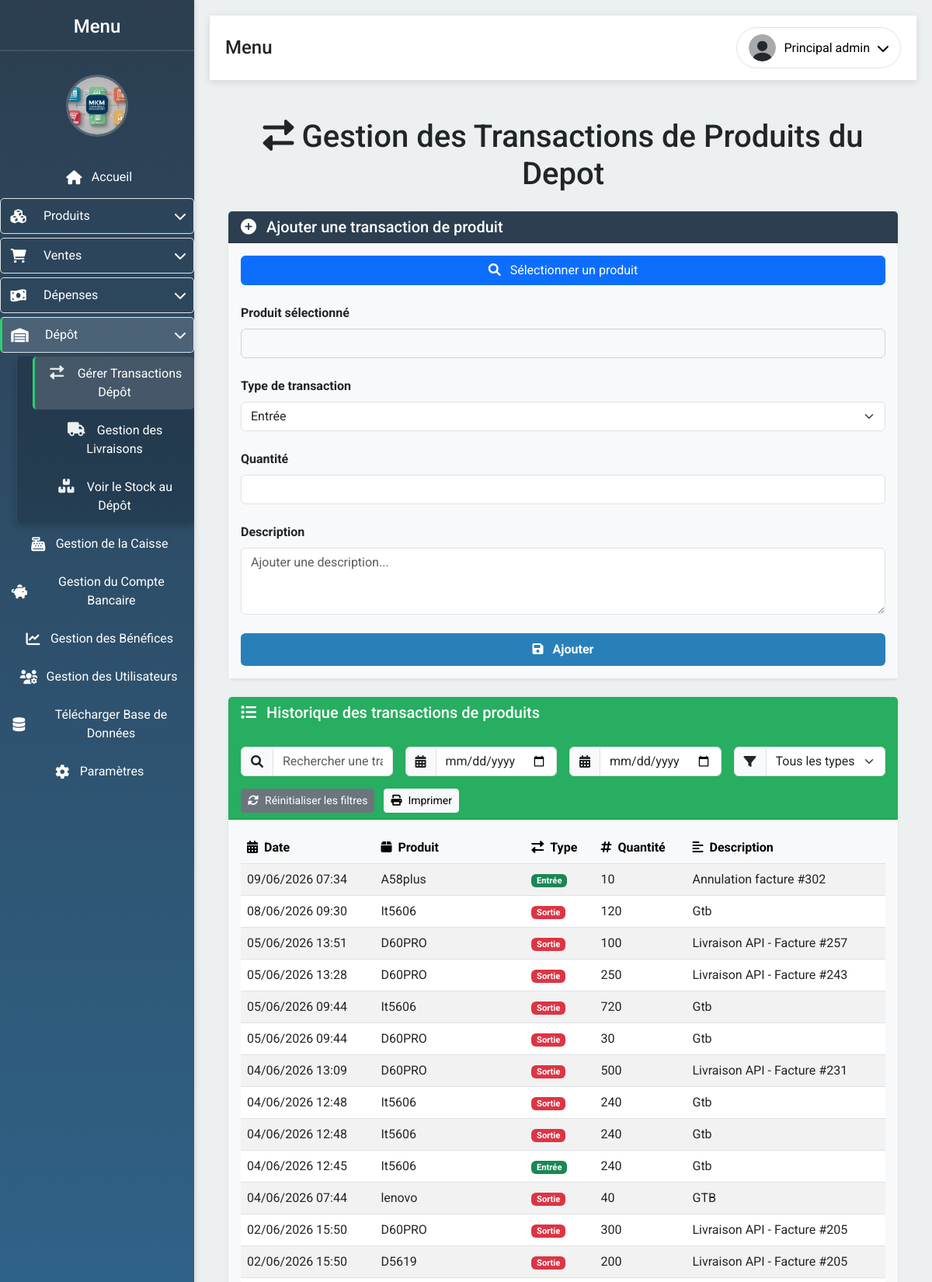
/gestion_transactions_depot (signed in, upper part), run on the app's committed database.
### app/models.py (models this page shows, shortened)
class User(UserMixin, db.Model):
    __tablename__ = 'user'
    id = db.Column(db.Integer, primary_key=True)
    email = db.Column(db.String(100), unique=True, nullable=False)
    password = db.Column(db.String(100), nullable=False)
    firstname = db.Column(db.String(100), nullable=True)
    lastname = db.Column(db.String(100), nullable=True)
    photo = db.Column(db.String(200), nullable=True)
    role = db.Column(db.String(50), default='vendeur')
    permissions = db.Column(JSON, nullable=True)
    def is_admin(self):
        return self.role == 'admin'
    def has_permission(self, permission):
        if self.is_admin():
            return True
        return self.permissions and permission in self.permissions

class TransactionDepot(db.Model):
    __tablename__ = 'transaction_depot'
    id = db.Column(db.Integer, primary_key=True)
    produit_id = db.Column(db.Integer, db.ForeignKey('produits.id'), nullable=False)
    quantite = db.Column(db.Integer, nullable=False)
    type_transaction = db.Column(db.String(10), nullable=False)
    date_transaction = db.Column(db.DateTime, default=datetime.utcnow)
    description = db.Column(db.Text, nullable=True)
    produit = db.relationship('Produits', backref='transactions_depot')

class Produits(db.Model):
    __tablename__ = 'produits'
    id = db.Column(db.Integer, primary_key=True)
    nom = db.Column(db.String(100), nullable=False)
    description = db.Column(db.String(200))
    prix = db.Column(db.Float, nullable=False)
    prix_achat = db.Column(db.Float, nullable=False)
    quantite = db.Column(db.Integer, nullable=False)
    quantite_depot = db.Column(db.Integer, default=0)
    en_route = db.Column(db.Integer, default=0)

### app/routes.py (the view)
@bp.route('/gestion_transactions_depot')
@login_required
@permission_required('gestion_depot')
def gestion_transactions_depot():
    transactions = TransactionDepot.query.order_by(TransactionDepot.date_transaction.desc()).all()
    produits = Produits.query.order_by(Produits.nom.asc()).all()
    return render_template('gestion_transactions_depot.html', transactions=transactions, produits=produits)

### app/templates/gestion_transactions_depot.html (shortened to what this page needs)
{% extends "layout.html" %}
{% block content %}
<div class="container">
    <h1 class="mt-5 text-center"><i class="fas fa-exchange-alt"></i> Gestion des Transactions de Produits du Depot</h1>
    <div class="card mt-4 shadow-sm border-0">
        <div class="card-header text-white" style="background-color: #2C3E50;">
            <h5 class="card-title mb-0"><i class="fas fa-plus-circle me-2"></i> Ajouter une transaction de produit</h5>
        </div>
        <div class="card-body" style="background-color: #F8F9FA;">
            <form id="transactionProduitForm" action="{{ url_for('routes.ajouter_transaction_depot') }}" method="POST">
                <div class="mb-4">
                    <button type="button" class="btn btn-primary w-100" data-bs-toggle="modal" data-bs-target="#produitModal">
                        <i class="fas fa-search me-2"></i> Sélectionner un produit
                    </button>
                </div>
                <div class="mb-4">
                    <label for="nom_produit" class="form-label text-dark fw-bold">Produit sélectionné</label>
                    <input type="text" id="nom_produit" class="form-control" readonly>
                </div>
                <div class="mb-4">
                    <label for="type_transaction" class="form-label text-dark fw-bold">Type de transaction</label>
                    <select class="form-select" id="type_transaction" name="type_transaction" required>
                        <option value="entree">Entrée</option>
                    </select>
                </div>
                <div class="mb-4">
                    <label for="quantite" class="form-label text-dark fw-bold">Quantité</label>
                    <input type="number" class="form-control" id="quantite" name="quantite" required>
                </div>
                <div class="mb-4">
                    <label for="description" class="form-label text-dark fw-bold">Description</label>
                    <textarea class="form-control" id="description" name="description" rows="3" placeholder="Ajouter une description..."></textarea>
                </div>
                <button type="submit" class="btn text-white w-100 py-2 fw-bold" style="background-color: #2980B9;">
                    <i class="fas fa-save me-2"></i> Ajouter
                </button>
            </form>
        </div>
    </div>
    <div class="card mt-4 shadow-sm border-0">
        <div class="card-header text-white" style="background-color: #27AE60;">
            <h5 class="card-title mb-0"><i class="fas fa-list me-2"></i> Historique des transactions de produits</h5>
            <div class="row mt-3 g-3">
                <div class="col-md-3">
                    <div class="input-group">
                        <span class="input-group-text"><i class="fas fa-search"></i></span>
                        <input type="text" id="searchTransactionProduit" class="form-control" placeholder="Rechercher une transaction...">
                    </div>
                </div>
                <div class="col-md-3">
                    <div class="input-group">
                        <span class="input-group-text"><i class="fas fa-calendar-alt"></i></span>
                        <input type="date" id="filterDateStartProduit" class="form-control" placeholder="Date de début">
                    </div>
                </div>
                <div class="col-md-3">
                    <div class="input-group">
                        <span class="input-group-text"><i class="fas fa-calendar-alt"></i></span>
                        <input type="date" id="filterDateEndProduit" class="form-control" placeholder="Date de fin">
                    </div>
                </div>
                <div class="col-md-3">
                    <div class="input-group">
                        <span class="input-group-text"><i class="fas fa-filter"></i></span>
                        <select id="filterTypeProduit" class="form-select">
                            <option value="">Tous les types</option>
                        </select>
                    </div>
                </div>
            </div>
            <div class="mt-3">
                <button id="resetFiltersProduit" class="btn btn-secondary btn-sm me-2">
                    <i class="fas fa-sync-alt me-2"></i>Réinitialiser les filtres
                </button>
                <button id="printButtonProduit" class="btn btn-light btn-sm">
                    <i class="fas fa-print me-2"></i>Imprimer
                </button>
            </div>
        </div>
        <div class="card-body" style="background-color: #F8F9FA;">
            <div class="table-responsive">
                <table class="table table-hover table-striped">
                    <thead class="table-light">
                        <tr>
                            <th><i class="fas fa-calendar-alt me-2"></i>Date</th>
                            <th><i class="fas fa-box me-2"></i>Produit</th>
                            <th><i class="fas fa-exchange-alt me-2"></i>Type</th>
                            <th><i class="fas fa-hashtag me-2"></i>Quantité</th>
                            <th><i class="fas fa-align-left me-2"></i>Description</th>
                        </tr>
                    </thead>
                    <tbody id="transactionProduitTableBody">
                        {% if transactions %}
                            {% for transactions in transactions %}
                            <tr data-type="{{ transactions.type }}" data-date="{{ transactions.date_transaction.strftime('%Y-%m-%d') }}">
                                <td>{{ transactions.date_transaction.strftime('%d/%m/%Y %H:%M') }}</td>
                                <td>{{ transactions.produit.nom }}</td>
                                <td>
                                    {% if transactions.type_transaction == 'entree' %}
                                        <span class="badge bg-success">Entrée</span>
                                    {% else %}
                                        <span class="badge bg-danger">Sortie</span>
                                    {% endif %}
                                </td>
                                <td>{{ transactions.quantite }}</td>
                                <td>{{ transactions.description }}</td>
                            </tr>
                            {% endfor %}
                        {% else %}
                            <tr>
                                <td colspan="5" class="text-center">Aucune transaction trouvée.</td>
                            </tr>
                        {% endif %}
                    </tbody>
                </table>
            </div>
        </div>
    </div>
</div>
{% endblock %}

### app/templates/layout.html (shortened to what this page needs)
<!DOCTYPE html>
<html lang="fr">
<head>
    <link href="{{ url_for('static', filename='css/bootstrap.min.css') }}" rel="stylesheet">
    <link href="{{ url_for('static', filename='css/all.min.css') }}" rel="stylesheet">
    <link href="{{ url_for('static', filename='css/style.css') }}" rel="stylesheet">
</head>
<body>
    <div class="sidebar" id="sidebar">
        <h2 style="text-align: center;">Menu</h2>
        <div class="logo-container" style="text-align: center; margin-top: 20px;">
            <img src="{{ url_for('static', filename='uploads/logo.png') }}" alt="Logo" style="width: 80px; height: 80px; border-radius: 50%; object-fit: cover;">
        </div>
        <a href="/" class="nav-link {% if request.endpoint == 'routes.index' %}active{% endif %}">
            <i class="fas fa-home"></i> <span>Accueil</span>
        </a>
        {% if current_user.is_authenticated %}
            {% if current_user.has_permission('gestion_produits') or current_user.has_permission('voir_stock_boutique') or current_user.has_permission('voir_stock_globale') %}
                <a href="javascript:void(0)" class="nav-link dropdown-toggle" id="dropdown-produits">
                    <i class="fas fa-cubes"></i> <span>Produits</span>
                </a>
            {% endif %}
            {% if current_user.has_permission('gestion_ventes') or current_user.has_permission('voir_historique_vente') %}
                <a href="javascript:void(0)" class="nav-link dropdown-toggle" id="dropdown-ventes">
                    <i class="fas fa-shopping-cart"></i> <span>Ventes</span>
                </a>
            {% endif %}
            {% if current_user.has_permission('gestion_depenses_ordinaires') or current_user.has_permission('gestion_depenses_recurrentes') %}
                <a href="javascript:void(0)" class="nav-link dropdown-toggle" id="dropdown-depenses">
                    <i class="fas fa-money-bill-wave"></i> <span>Dépenses</span>
                </a>
            {% endif %}
            {% if current_user.has_permission('gestion_depot') or current_user.has_permission('voir_stock_depot') or current_user.has_permission('gestion_livraisons') %}
                <a href="javascript:void(0)" class="nav-link dropdown-toggle" id="dropdown-depot">
                    <i class="fas fa-warehouse"></i> <span>Dépôt</span>
                </a>
                <div class="nav-dropdown" id="nav-dropdown-depot">
                    {% if current_user.has_permission('gestion_depot') %}
                        <a href="/gestion_transactions_depot" class="nav-link {% if request.endpoint == 'routes.gestion_transactions_depot' %}active{% endif %}">
                            <i class="fas fa-exchange-alt"></i> <span>Gérer Transactions Dépôt</span>
                        </a>
                    {% endif %}
                    {% if current_user.has_permission('gestion_depot') %}
                        <a href="/gestion_livraisons" class="nav-link {% if request.endpoint == 'routes.gestion_livraisons' %}active{% endif %}">
                            <i class="fas fa-truck"></i> <span>Gestion des Livraisons</span>
                        </a>
                    {% endif %}
                    {% if current_user.has_permission('voir_stock_depot') %}
                        <a href="/stock_depot" class="nav-link {% if request.endpoint == 'routes.stock_depot' %}active{% endif %}">
                            <i class="fas fa-boxes"></i> <span>Voir le Stock au Dépôt</span>
                        </a>
                    {% endif %}
                </div>
            {% endif %}
            {% if current_user.has_permission('gestion_caise') %}
                <a href="/gestion_caisse" class="nav-link {% if request.endpoint == 'routes.gestion_caisse' %}active{% endif %}">
                    <i class="fas fa-cash-register"></i> <span>Gestion de la Caisse</span>
                </a>
            {% endif %}
            {% if current_user.has_permission('gestion_banque') %}
                <a href="/gestion_compte_bancaire" class="nav-link {% if request.endpoint == 'routes.gestion_compte_bancaire' %}active{% endif %}">
                    <i class="fas fa-piggy-bank"></i> <span>Gestion du Compte Bancaire</span>
                </a>
            {% endif %}
            {% if current_user.has_permission('voir_benefice') %}
                <a href="/benefices" class="nav-link {% if request.endpoint == 'routes.gestion_benefices' %}active{% endif %}">
                    <i class="fas fa-chart-line"></i> <span>Gestion des Bénéfices</span>
                </a>
            {% endif %}
            {% if current_user.has_permission('gestion_utilisateurs') %}
                <a href="/gestion_utilisateurs" class="nav-link {% if request.endpoint == 'routes.gestion_utilisateurs' %}active{% endif %}">
                    <i class="fas fa-users-cog"></i> <span>Gestion des Utilisateurs</span>
                </a>
            {% endif %}
            {% if current_user.has_permission('gestion_utilisateurs') %}
                <a href="{{ url_for('routes.telecharger_base_donnees') }}" class="nav-link">
                    <i class="fas fa-database"></i> <span>Télécharger Base de Données</span>
                </a>
            {% endif %}
            <a href="/parametres" class="nav-link {% if request.endpoint == 'routes.parametres' %}active{% endif %}">
                <i class="fas fa-cog"></i> <span>Paramètres</span>
            </a>
        {% endif %}
    </div>
    <div class="content">
        <div class="header">
            <div class="page-title">
                <h4 class="mb-0">{% block page_title %}{% endblock %}</h4>
            </div>
            <div class="dropdown">
                {% if current_user.is_authenticated %}
                    <button class="btn btn-light dropdown-toggle" id="profileDropdown" data-bs-toggle="dropdown">
                        <img src="{{ url_for('static', filename=current_user.photo if current_user.photo else 'images/default.png') }}"
                             alt="Profile Picture" width="40" height="40" class="rounded-circle">
                        <span class="d-none d-md-inline">{{ current_user.firstname }} {{ current_user.lastname }}</span>
                    </button>
                {% else %}
                    <a href="/login" class="btn btn-light">
                        <i class="fas fa-sign-in-alt"></i> Connexion
                    </a>
                {% endif %}
            </div>
        </div>
        <div class="container-fluid mt-4 content-ajax">
            {% block content %}{% endblock %}
        </div>
    </div>
</body>
</html>

### data on the page
User: firstname "Principal", lastname "admin"
TransactionDepot: type_transaction "Entrée"
TransactionDepot: type_transaction "Sortie"
TransactionDepot: type_transaction "Sortie"
TransactionDepot: type_transaction "Sortie"
TransactionDepot: type_transaction "Sortie"
TransactionDepot: type_transaction "Sortie"
TransactionDepot: type_transaction "Sortie"
TransactionDepot: type_transaction "Sortie"
TransactionDepot: type_transaction "Sortie"
TransactionDepot: type_transaction "Entrée"
TransactionDepot: type_transaction "Sortie"
TransactionDepot: type_transaction "Sortie"
TransactionDepot: type_transaction "Sortie"
